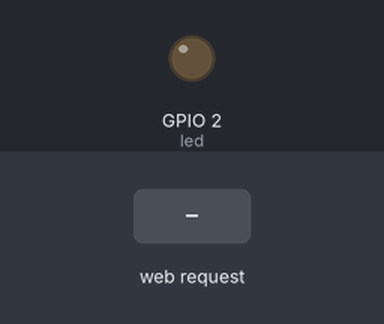
Bench run of a sketch on a simulated ESP32. On the bench: output pins drawn as LEDs (lit = HIGH). The inputs (shaded band) are chosen by the test bench. WiFi joins after 1.5 s; servers stay silent unless stated; what the sketch prints to the serial monitor is not drawn.

Above: at 3.2 s.
3.3 s: HTTP request GET /open received
At 3.6 s:
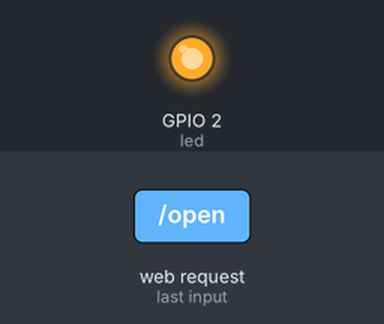
Timing chart, 0 to 6.3 s (numbered marks = the images above; inputs shaded):
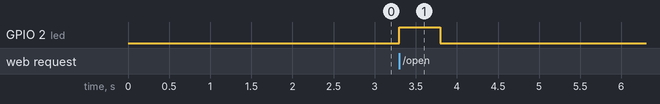

The sketch:

doorOpen.ino
```cpp
#include <WiFi.h>
#include <WebServer.h>

const char* ssid = "Debdulal Home";
const char* pass = "Baruna@1975";
const int led = 2;
WebServer server(80);
void setup() {
  Serial.begin(115200);

  // Initialize the LED pin
  pinMode(led, OUTPUT);
  digitalWrite(led, LOW);
  WiFi.begin(ssid, pass);
  while (WiFi.status() != WL_CONNECTED) {
    delay(1000);
    Serial.println("Connecting to WiFi...");
  }
  Serial.println("Connected to WiFi!");
  Serial.print("IP Address: ");
  Serial.println(WiFi.localIP());
  // digitalWrite(led, HIGH);

  server.on("/", HTTP_GET, [](){
    String html = "<h1>ESP32 Web Server</h1>";
    html += "<p><a href='/open'>Turn ON LED</a></p>";
    server.send(200, "text/html", html);
  });

  // Handle the '/open' URL route to turn on the LED
  server.on("/open", HTTP_GET, [](){
    digitalWrite(led, HIGH);  // Turn on the LED
    delay(500);
    digitalWrite(led, LOW);
    server.send(200, "text/html", "<h1>LED is ON</h1><p><a href='/'>Back to Home</a></p>");
  });

  // Start the server
  server.begin();
}

void loop() {
  // put your main code here, to run repeatedly:
    server.handleClient();


}
```

Measured:
- after the input at 3.3 s, GPIO 2 (led): LOW → HIGH at once, → LOW 0.50 s later
